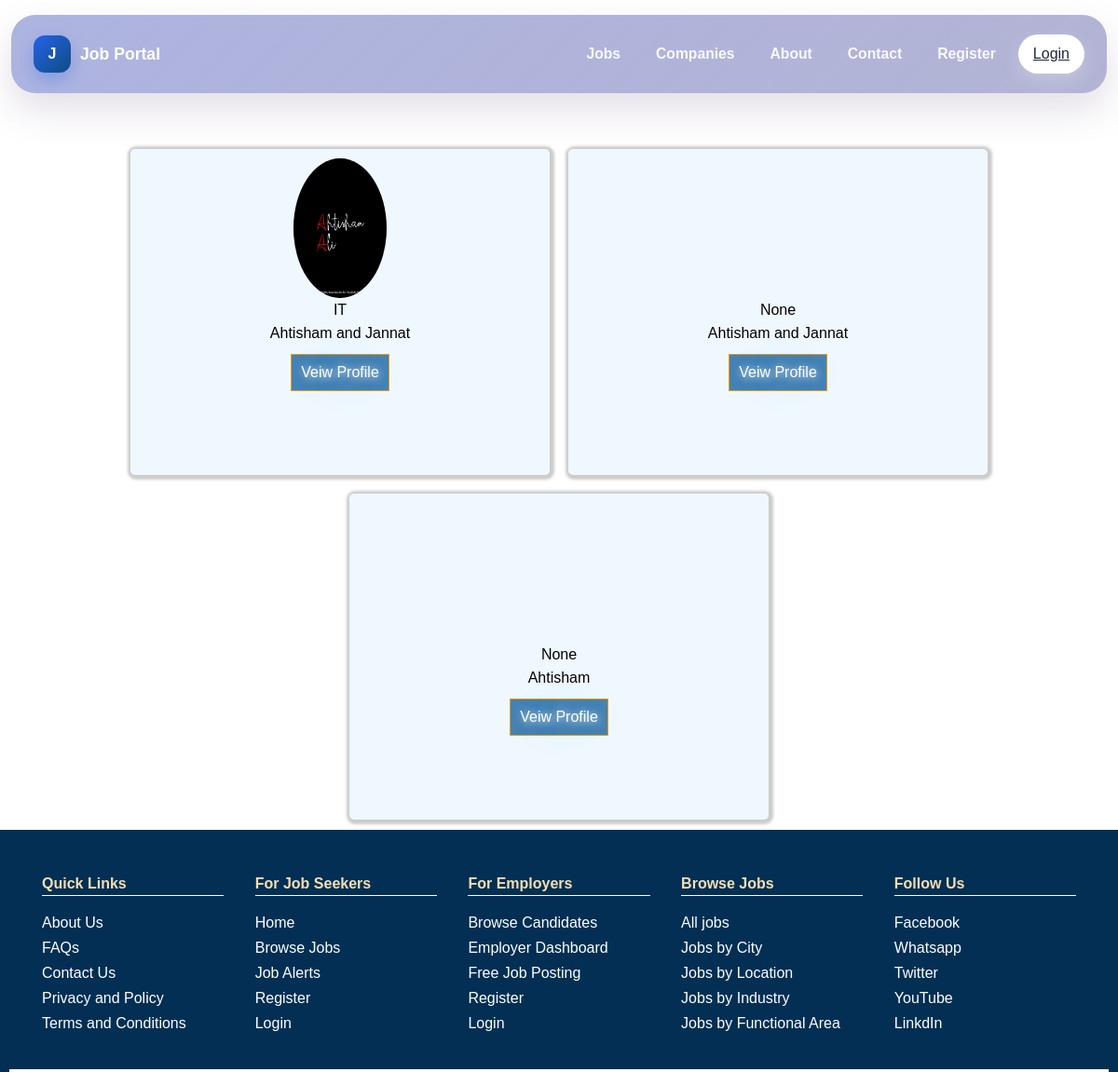
Page /Employers/ on the committed database.
### app/models.py (models this page shows, shortened)
class EmployerDetails (models.Model):
    company_logo = models.ImageField(null =True,upload_to='CompanyLogos' )
    industry =models.CharField (max_length =100,null=True)
    company =models.CharField (max_length =100)
    contact_no = models.CharField(max_length=150,null=True)
    location = models.CharField(max_length=150,null=True)
    employer = models.ForeignKey(settings.AUTH_USER_MODEL,on_delete=models.CASCADE )
    type = models.IntegerField( default = 1)

### app/views.py (the view)
# urls.py: path('Employers/',views.employers, name='Employers'),
def employers (request):
     employer_details=EmployerDetails.objects.all()
     return render (request, 'Employer/employers.html',{'employer_details':employer_details})

### app/context_processors.py (called while the page is built, shortened)
def navbar_user(request):
    if not request.user.is_authenticated:
        return {}

### app/templates/Employer/employers.html (shortened to what this page needs)
{% extends 'base.html'  %}
{% load static %}
{% block 'content' %}
          <div class="container">
            {% for employer_detail in employer_details %}
            <div class="profile-card">
                {% if employer_detail.company_logo %}
                <img src="/media/{{employer_detail.company_logo}}  " alt="Company Logo" class="profile-picture">
                {% else %}
                 <img src="https://www.designevo.com/res/templates/thumb_small/white-and-yellow-crown.webp" alt="" class="profile-picture">
                {% endif %}
                <p>{{ employer_detail.industry }}</p>
                <p>{{ employer_detail.company }}</p>
              <a href="{% url 'employer_profile_page' employer_detail.id %}">  <button class="download-btn"> Veiw Profile </button></a>
            </div>
         {% endfor %}
        </div>
{% endblock  %}

### static/css/base.css (style rules this page uses)
:root { --primaryColor: rgb(47, 107, 219); --whiteColor: #fff; --blackColor: #333; --greyColor: #f6f8fa; --labelColor: #64b1f5; --yellowColor: #ffd723; --pageBackground: #e7cdd9; --pageText: #0f172a; --pageCard: rgba(255, 255, 255, 0.72); --pageShadow: 0 10px 24px rgba(15, 23, 42, 0.08); --pageRadius: 22px; --pageContainer: min(1200px, calc(100% - 24px)); --fontFamily: sans-serif; }
html, body { margin: 0; padding: 0; }
* { box-sizing: border-box; outline: none; font-family: var(--fontFamily); scroll-behavior: smooth; }
body { overflow-x: hidden; width: auto; background: var(--pageBackground); color: var(--pageText); scroll-behavior: smooth; }

### app/templates/Employer/employers.html (style rules this page uses)
* { margin:0; padding:0; box-sizing: border-box; font-family: 'Nunito', sans-serif; scroll-behavior: smooth; }
body { width: auto; height:100%; background: white; transition: 0.3s; overflow-x: hidden; }
.container { margin-top: 50px; width: 100%; display: flex; height: 100%; position: relative; justify-content:center ; align-items: center; flex-wrap: wrap; }
.profile-card { width: calc(100%/3 - 15px); width: 450px; min-width: 300px; min-height: 350px; display: flex; align-items: center; flex-direction: column; flex-wrap: wrap; background-color: aliceblue; box-shadow:1px 1px 3px 4px #ccc; line-height: 25px; color: black; border-radius: 5px; margin: 10px; transition: all .5s ease-in-out; }
.profile-card .profile-picture { height: 150px; margin-top:10px; display: flex; border-radius: 50%; }
.profile-card a { color: darkblue }
.profile-card .download-btn { margin-top: 10px; padding:10px; height: 40px; background-color: #4682B4; border: 1px solid rgb(233, 156, 13); border-radius: 0%; outline: none; font-size: medium; color:white; text-shadow: 1px 1px 10px white, 10px 0 60px pink ,10px 0 100px dodgerblue, 0 0 100px rgb(255, 255, 255), 10px 0 100px darkblue; }

### rows in the picture
EmployerDetails: company_logo (picture), industry "IT", company "Ahtisham and Jannat"
EmployerDetails: industry "None", company "Ahtisham and Jannat"
EmployerDetails: industry "None", company "Ahtisham"
